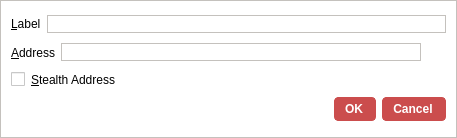
<?xml version="1.0" encoding="UTF-8"?>
<ui version="4.0">
 <class>EditAddressDialog</class>
 <widget class="QDialog" name="EditAddressDialog">
  <property name="geometry">
   <rect>
    <x>0</x>
    <y>0</y>
    <width>457</width>
    <height>138</height>
   </rect>
  </property>
  <property name="windowTitle">
   <string>Edit Address</string>
  </property>
  <property name="styleSheet">
   <string notr="true">background-color: rgb(255, 255, 255);
border: 1px solid #c4c1bd;</string>
  </property>
  <layout class="QGridLayout" name="gridLayout_2">
   <item row="1" column="0">
    <layout class="QHBoxLayout" name="horizontalLayout_3">
     <item>
      <widget class="QLabel" name="label_2">
       <property name="styleSheet">
        <string notr="true">border: 0;</string>
       </property>
       <property name="text">
        <string>&amp;Address</string>
       </property>
       <property name="buddy">
        <cstring>addressEdit</cstring>
       </property>
      </widget>
     </item>
     <item>
      <widget class="QLineEdit" name="addressEdit">
       <property name="toolTip">
        <string>The address associated with this address book entry. This can only be modified for sending addresses.</string>
       </property>
      </widget>
     </item>
     <item>
      <widget class="QToolButton" name="EditAddressPasteButton">
       <property name="toolTip">
        <string>Paste address from clipboard</string>
       </property>
       <property name="styleSheet">
        <string notr="true">border: 0;</string>
       </property>
       <property name="text">
        <string/>
       </property>
       <property name="icon">
        <iconset resource="../bitcoin.qrc">
         <normaloff>:/icons/editpaste</normaloff>:/icons/editpaste</iconset>
       </property>
       <property name="shortcut">
        <string>Alt+P</string>
       </property>
      </widget>
     </item>
    </layout>
   </item>
   <item row="3" column="0">
    <widget class="QDialogButtonBox" name="buttonBox">
     <property name="styleSheet">
      <string notr="true">background-color: rgb(203, 77, 77);
color: rgb(255, 255, 255);
border-radius: 4px;
border-color:  rgb(203, 77, 77);
font-weight: 600;
padding: 4px;
padding-left: 10px;
padding-right: 12px;
icon-size: 0;</string>
     </property>
     <property name="orientation">
      <enum>Qt::Horizontal</enum>
     </property>
     <property name="standardButtons">
      <set>QDialogButtonBox::Cancel|QDialogButtonBox::Ok</set>
     </property>
    </widget>
   </item>
   <item row="2" column="0">
    <widget class="QCheckBox" name="stealthCB">
     <property name="styleSheet">
      <string notr="true">border: 0;</string>
     </property>
     <property name="text">
      <string>&amp;Stealth Address</string>
     </property>
    </widget>
   </item>
   <item row="0" column="0">
    <layout class="QHBoxLayout" name="horizontalLayout_4">
     <item>
      <widget class="QLabel" name="label">
       <property name="styleSheet">
        <string notr="true">border: 0;</string>
       </property>
       <property name="text">
        <string>&amp;Label</string>
       </property>
       <property name="buddy">
        <cstring>labelEdit</cstring>
       </property>
      </widget>
     </item>
     <item>
      <widget class="QLineEdit" name="labelEdit">
       <property name="toolTip">
        <string>The label associated with this address book entry</string>
       </property>
      </widget>
     </item>
    </layout>
   </item>
  </layout>
 </widget>
 <resources>
  <include location="../bitcoin.qrc"/>
 </resources>
 <connections>
  <connection>
   <sender>buttonBox</sender>
   <signal>accepted()</signal>
   <receiver>EditAddressDialog</receiver>
   <slot>accept()</slot>
   <hints>
    <hint type="sourcelabel">
     <x>248</x>
     <y>254</y>
    </hint>
    <hint type="destinationlabel">
     <x>157</x>
     <y>274</y>
    </hint>
   </hints>
  </connection>
  <connection>
   <sender>buttonBox</sender>
   <signal>rejected()</signal>
   <receiver>EditAddressDialog</receiver>
   <slot>reject()</slot>
   <hints>
    <hint type="sourcelabel">
     <x>316</x>
     <y>260</y>
    </hint>
    <hint type="destinationlabel">
     <x>286</x>
     <y>274</y>
    </hint>
   </hints>
  </connection>
 </connections>
</ui>
